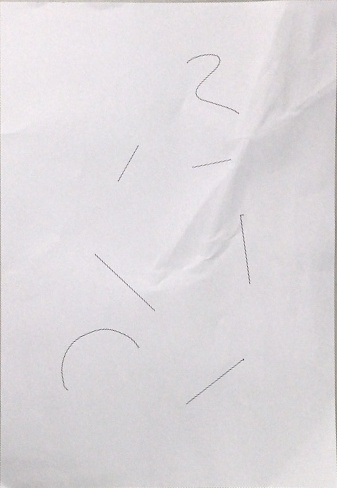
#> input picture lineIdentification/input.jpg, 337 x 488 px
$ python image.py
#> lines starting #> are read from the running program, lines starting #| are printed output that depends on the picture; after the words box and inside, x2 and y2 are one past the last pixel; in counts of white or black regions, pixels touching at a corner belong together
# -*- coding: utf-8 -*-
import cv2

img = cv2.imread('input.jpg')
#> img is the input picture: shape (488, 337, 3); mean B, G, R 220.7, 217.3, 221.2
gray = cv2.cvtColor(img,cv2.COLOR_BGR2GRAY)

ret,thresh = cv2.threshold(gray,190,255,cv2.THRESH_BINARY)
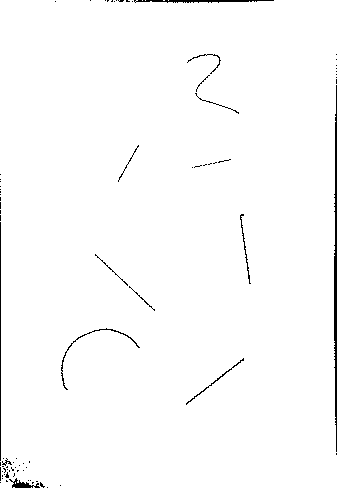
#> thresh: shape (488, 337); 98.6% white; 83 black regions (69 under 20 px), largest, box (x1, y1, x2, y2) and area: (334, 85, 337, 452) 776, (134, 0, 274, 3) 264, (0, 222, 1, 461) 239
cv2.imwrite("thresh.jpg", thresh)

kernel = cv2.getStructuringElement(cv2.MORPH_RECT, (10, 10))
eroded = cv2.erode(thresh, kernel)
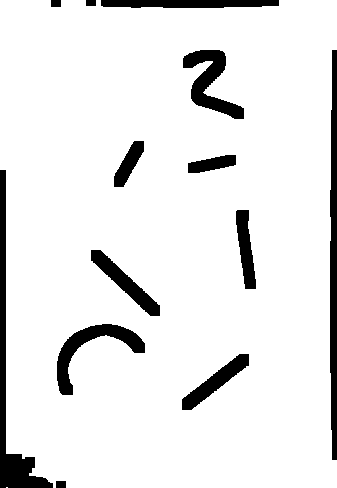
#> eroded: shape (488, 337); 90.9% white; 13 black regions
cv2.imwrite("eroded.jpg", eroded)

contours, hierarchy = cv2.findContours(eroded,cv2.RETR_TREE,cv2.CHAIN_APPROX_SIMPLE)
#> contours = 9 contours, 1 with area under 20; largest, box (x1, y1, x2, y2) and area: (0, 0, 337, 488) 156598, (56, 323, 146, 396) 1867, (182, 49, 245, 120) 1864, (90, 249, 161, 317) 1307, (181, 353, 250, 411) 1214, (235, 209, 257, 290) 1028, (113, 140, 145, 188) 704, (187, 154, 237, 174) 610

color = (0, 255, 0)
for c in contours:
    x, y, w, h = cv2.boundingRect(c)
    cv2.rectangle(img, (x, y), (x + w, y + h), color, 1)
    temp = img[y:(y + h), x:(x + w)]
    cv2.imwrite("./result/" + str(x) + ".jpg", temp)
#> this loop made 9 passes
#> (x, y, w, h) on passes 2 to 9: (0, 0, 337, 488), (181, 353, 69, 58), (56, 323, 90, 73), (90, 249, 71, 68), (235, 209, 22, 81), (187, 154, 50, 20), (113, 140, 32, 48), (182, 49, 63, 71)
#> (c, x, y, w, h, temp) on pass 1: ([[6, 487], [7, 487]], 6, 487, 2, 1, [[0, 255, 0], [0, 255, 0]])
#> pass 3, `temp = img[y:(y + h), x:(x + w)]`:
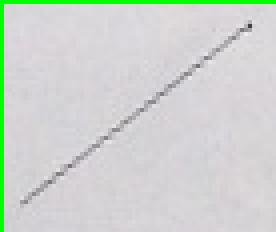
#> temp: shape (58, 69, 3) (shown 4 times larger); mean B, G, R 207.1, 211.8, 206.4
#> after the loop:
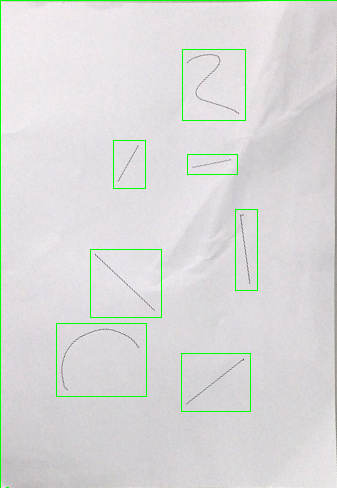
#> img: shape (488, 337, 3); 1.5% of pixels changed, all inside (x1, y1, x2, y2) = (0, 0, 337, 488)

cv2.imwrite("result.jpg", img)
